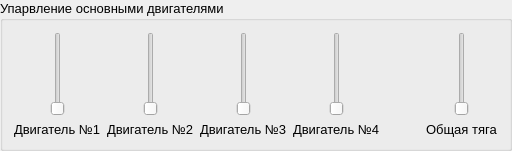
                    <widget class="QGroupBox" name="groupBox_7">
                     <property name="font">
                      <font>
                       <pointsize>10</pointsize>
                      </font>
                     </property>
                     <property name="title">
                      <string>Упарвление основными двигателями</string>
                     </property>
                     <layout class="QHBoxLayout" name="horizontalLayout_13">
                      <item>
                       <layout class="QHBoxLayout" name="horizontalLayout_12">
                        <item>
                         <layout class="QVBoxLayout" name="verticalLayout_3">
                          <item>
                           <widget class="QSlider" name="verticalSlider">
                            <property name="sizePolicy">
                             <sizepolicy hsizetype="Minimum" vsizetype="Expanding">
                              <horstretch>0</horstretch>
                              <verstretch>0</verstretch>
                             </sizepolicy>
                            </property>
                            <property name="orientation">
                             <enum>Qt::Vertical</enum>
                            </property>
                           </widget>
                          </item>
                          <item>
                           <widget class="QLabel" name="label_7">
                            <property name="text">
                             <string>Двигатель №1</string>
                            </property>
                           </widget>
                          </item>
                         </layout>
                        </item>
                        <item>
                         <layout class="QVBoxLayout" name="verticalLayout_12">
                          <item>
                           <widget class="QSlider" name="verticalSlider_2">
                            <property name="sizePolicy">
                             <sizepolicy hsizetype="Minimum" vsizetype="Expanding">
                              <horstretch>0</horstretch>
                              <verstretch>0</verstretch>
                             </sizepolicy>
                            </property>
                            <property name="orientation">
                             <enum>Qt::Vertical</enum>
                            </property>
                           </widget>
                          </item>
                          <item>
                           <widget class="QLabel" name="label_8">
                            <property name="text">
                             <string>Двигатель №2</string>
                            </property>
                           </widget>
                          </item>
                         </layout>
                        </item>
                        <item>
                         <layout class="QVBoxLayout" name="verticalLayout_13">
                          <item>
                           <widget class="QSlider" name="verticalSlider_3">
                            <property name="sizePolicy">
                             <sizepolicy hsizetype="Minimum" vsizetype="Expanding">
                              <horstretch>0</horstretch>
                              <verstretch>0</verstretch>
                             </sizepolicy>
                            </property>
                            <property name="orientation">
                             <enum>Qt::Vertical</enum>
                            </property>
                           </widget>
                          </item>
                          <item>
                           <widget class="QLabel" name="label_15">
                            <property name="minimumSize">
                             <size>
                              <width>77</width>
                              <height>13</height>
                             </size>
                            </property>
                            <property name="text">
                             <string>Двигатель №3</string>
                            </property>
                           </widget>
                          </item>
                         </layout>
                        </item>
                        <item>
                         <layout class="QVBoxLayout" name="verticalLayout_14">
                          <item>
                           <widget class="QSlider" name="verticalSlider_4">
                            <property name="sizePolicy">
                             <sizepolicy hsizetype="Minimum" vsizetype="Expanding">
                              <horstretch>0</horstretch>
                              <verstretch>0</verstretch>
                             </sizepolicy>
                            </property>
                            <property name="orientation">
                             <enum>Qt::Vertical</enum>
                            </property>
                           </widget>
                          </item>
                          <item>
                           <widget class="QLabel" name="label_16">
                            <property name="text">
                             <string>Двигатель №4</string>
                            </property>
                           </widget>
                          </item>
                         </layout>
                        </item>
                        <item>
                         <spacer name="horizontalSpacer_3">
                          <property name="orientation">
                           <enum>Qt::Horizontal</enum>
                          </property>
                          <property name="sizeType">
                           <enum>QSizePolicy::Ignored</enum>
                          </property>
                          <property name="sizeHint" stdset="0">
                           <size>
                            <width>40</width>
                            <height>20</height>
                           </size>
                          </property>
                         </spacer>
                        </item>
                        <item>
                         <layout class="QVBoxLayout" name="verticalLayout_15">
                          <item>
                           <widget class="QSlider" name="verticalSlider_5">
                            <property name="sizePolicy">
                             <sizepolicy hsizetype="Minimum" vsizetype="Expanding">
                              <horstretch>0</horstretch>
                              <verstretch>0</verstretch>
                             </sizepolicy>
                            </property>
                            <property name="orientation">
                             <enum>Qt::Vertical</enum>
                            </property>
                           </widget>
                          </item>
                          <item>
                           <widget class="QLabel" name="label_17">
                            <property name="text">
                             <string>Общая тяга</string>
                            </property>
                           </widget>
                          </item>
                         </layout>
                        </item>
                       </layout>
                      </item>
                     </layout>
                    </widget>
